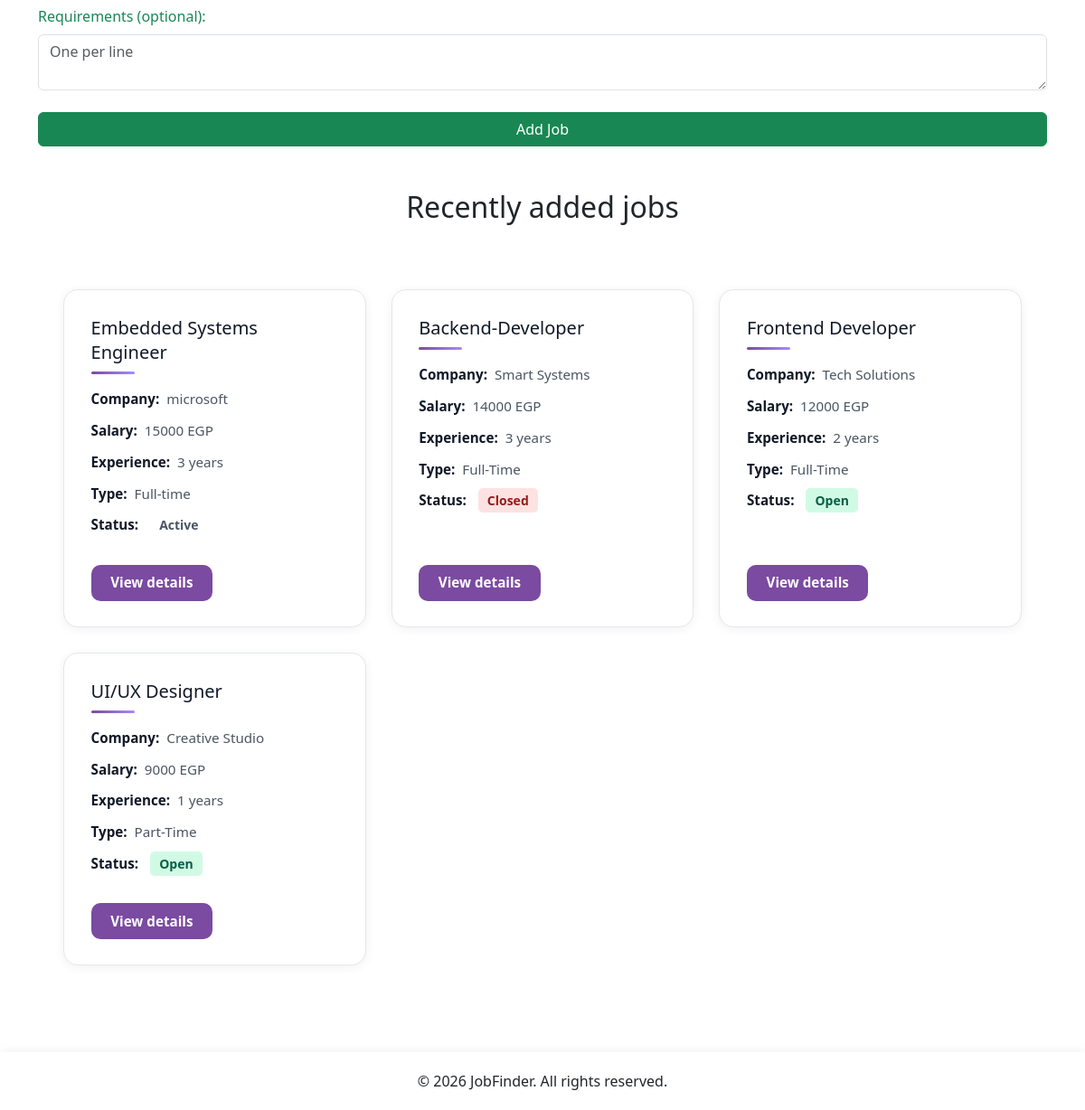
The page /add-job/ (signed in, lower part) on the database as committed earlier.
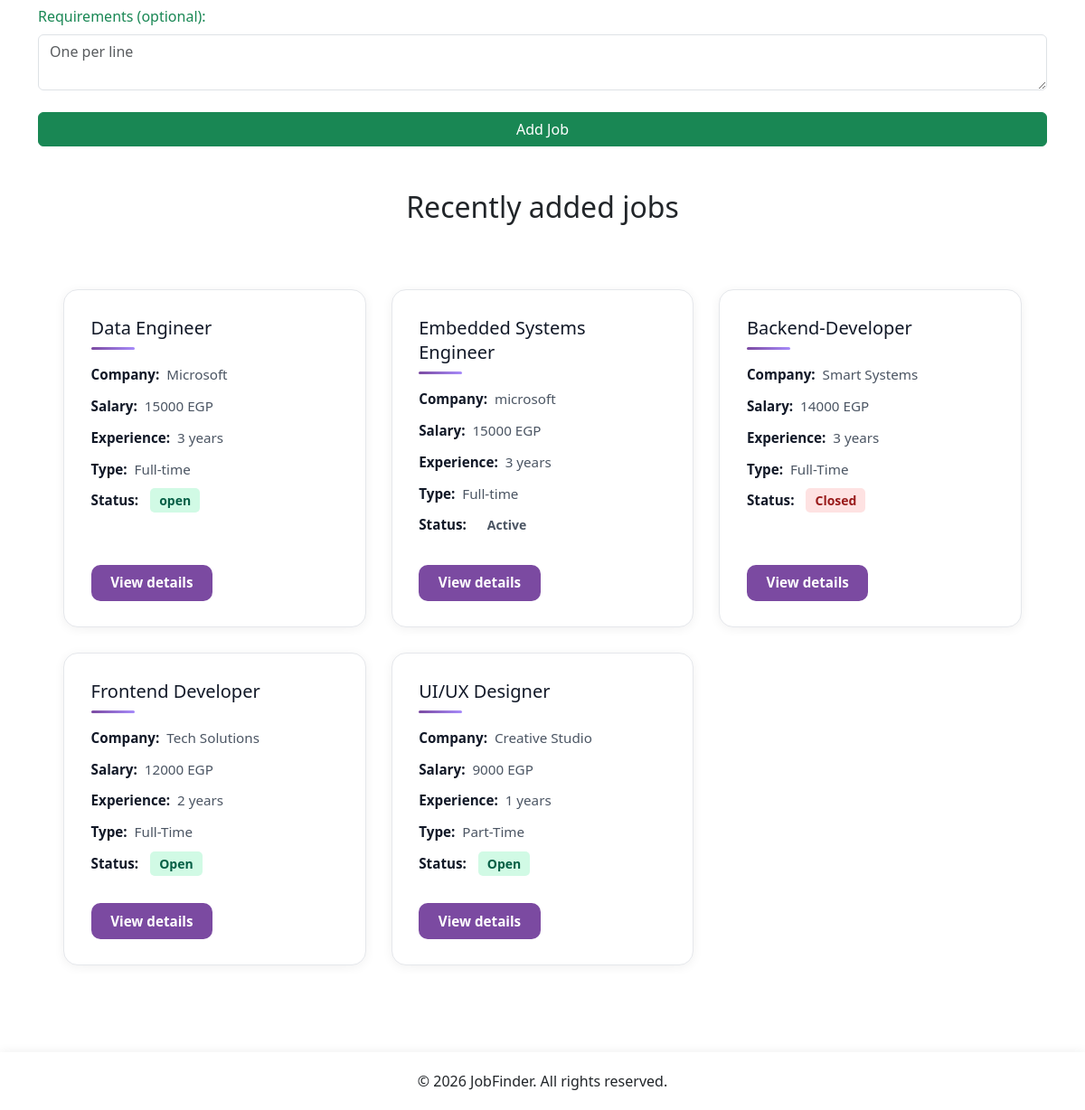
The same page on the database as committed later.
### jobs/models.py (models this page shows, shortened)
class Job(models.Model):
    name = models.CharField(max_length=100)
    company = models.CharField(max_length=100)
    salary = models.IntegerField()
    experience = models.IntegerField()
    job_type = models.CharField(max_length=50)
    status = models.CharField(max_length=20)
    description = models.TextField()
    responsibilities = models.TextField()
    requirements = models.TextField()
    posted_date = models.DateField()

### page/views.py (the view, shortened to what this page needs)
# urls.py: path("add-job/", views.add_job, name="add_job"),
@login_required(login_url="/login/")
@user_passes_test(_superuser_only)
@require_http_methods(["GET", "POST"])
def add_job(request):
    recent_jobs = Job.objects.order_by("-id")[:10]
    return render(
        request,
        "page/add_job.html",
        {"recent_jobs": recent_jobs},
    )

### page/views.py (called while the page is built)
def _superuser_only(user):
    return user.is_authenticated and user.is_superuser

### page/templates/page/add_job.html (shortened to what this page needs)
{% load static %}
<!DOCTYPE html>
<html lang="en">
<head>
    <link rel="stylesheet" href="{% static 'cssFiles/style.css' %}">
    <link rel="stylesheet" href="{% static 'cssFiles/jobs.css' %}">
    <link href="https://cdn.jsdelivr.net/npm/bootstrap@5.3.8/dist/css/bootstrap.min.css" rel="stylesheet">
</head>
<body>
<div class="Job-Form">
    <div class="container py-5 m-auto text-success">
        <form method="post" action="{% url 'add_job' %}">
            <label class="form-label">Requirements (optional):</label>
            <textarea class="form-control mb-4" name="requirements" rows="2" placeholder="One per line"></textarea>
            <button type="submit" class="btn btn-success w-100">Add Job</button>
        </form>
    </div>
</div>
<div class="displayed">
    <h2 class="text-center mb-5">Recently added jobs</h2>
    <div class="jobs-container" id="jobs-container">
        {% for job in recent_jobs %}
        <article class="job-card">
            <h3>{{ job.name }}</h3>
            <p><strong>Company:</strong> {{ job.company }}</p>
            <p><strong>Salary:</strong> {{ job.salary }} EGP</p>
            <p><strong>Experience:</strong> {{ job.experience }} years</p>
            <p><strong>Type:</strong> {{ job.job_type }}</p>
            <p><strong>Status:</strong> <span class="status {{ job.status|lower }}">{{ job.status }}</span></p>
            <a href="{% url 'job_details' job.id %}"><button type="button" class="btn-secondary">View details</button></a>
        </article>
        {% empty %}
        <p class="text-center text-muted">No jobs in the database yet. Add your first job above.</p>
        {% endfor %}
    </div>
</div>
<footer class="text-center mt-5">
    &copy; 2026 JobFinder. All rights reserved.
</footer>
</body>
</html>

Rows that differ between the two databases and show on the page:
added Job: name "Data Engineer", company "Microsoft", salary "15000", experience "3", job_type "Full-time", status "open"
